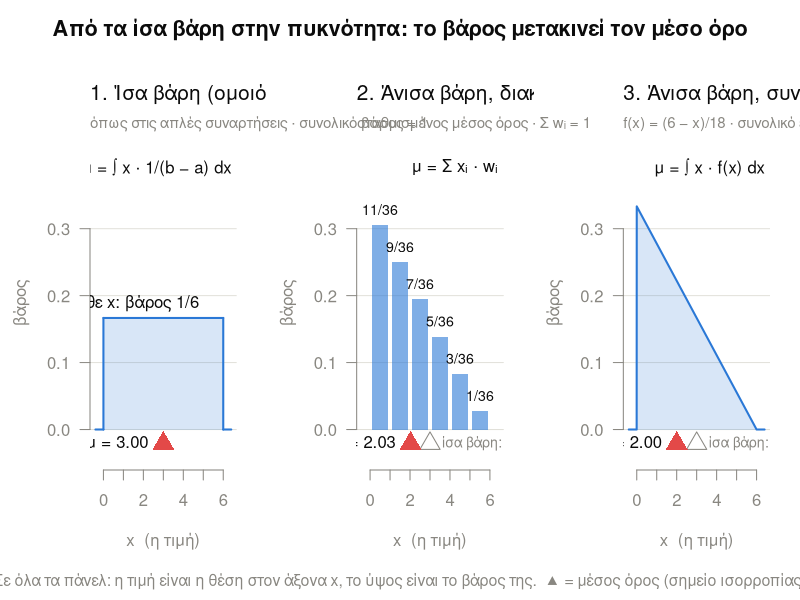

Write the R code that produced this figure.
# Η μετάβαση από τις απλές συναρτήσεις στις πυκνότητες, σε τρία πάνελ στο [0, 6]:
#   1. ίσα βάρη w(x) = 1/6              (ομοιόμορφη κατανομή: όπως στις απλές συναρτήσεις)
#   2. άνισα βάρη, διακριτά wᵢ          (σταθμισμένος μέσος όρος, μπάρες)
#   3. άνισα βάρη, συνεχή f(x)          (πυκνότητα f(x) = (6 − x)/18)
# Σε όλα: η τιμή είναι η θέση στον άξονα x και το ύψος είναι το βάρος της.
# Ο μέσος όρος είναι το σημείο ισορροπίας (▲). Με περισσότερο βάρος αριστερά,
# το ▲ μετακινείται από το 3 προς το 2.

# Χρώματα
col_ink   <- "#0b0b0b"
col_muted <- "#898781"
col_grid  <- "#e1e0d9"
col_w     <- "#2a78d6"   # βάρος
col_mean  <- "#e34948"   # μέσος όρος
fade <- function(col, a) adjustcolor(col, alpha.f = a)

a <- 0; b <- 6
xlim  <- c(-0.4, 6.4)
y_max <- 0.35   # ίδια κλίμακα βάρους και στα τρία πάνελ

# 1. Ίσα βάρη (ομοιόμορφη κατανομή)
w_flat  <- function(x) ifelse(x >= a & x <= b, 1 / (b - a), 0)
mu_flat <- integrate(function(x) x * w_flat(x), a, b)$value

# 3. Πυκνότητα που φθίνει: f(x) = (6 − x)/18, εμβαδόν = 6 · (1/3) / 2 = 1
f_dec  <- function(x) ifelse(x >= a & x <= b, (b - x) / 18, 0)
mu_dec <- integrate(function(x) x * f_dec(x), a, b)$value

# 2. Διακριτά βάρη: τα μέσα των διαστημάτων πλάτους 1, με βάρος f(xᵢ) · 1
#    (δηλαδή 11/36, 9/36, ..., 1/36 — άθροισμα 1)
xi <- seq(0.5, 5.5, by = 1)
ni <- 12 - 2 * xi            # αριθμητές: 11, 9, 7, 5, 3, 1
wi <- ni / 36
mu_bars <- sum(xi * wi)

cat(sprintf("Συνολικό βάρος:  %.4f  %.4f  %.4f\n",
            integrate(w_flat, a, b)$value, sum(wi), integrate(f_dec, a, b)$value))
cat(sprintf("Μέσος όρος:      %.4f  %.4f  %.4f\n", mu_flat, mu_bars, mu_dec))

# Κοινό πλαίσιο
panel <- function(title, note, formula, mu, ghost = TRUE) {
  plot(NA, xlim = xlim, ylim = c(-0.12 * y_max, y_max * 1.2), axes = FALSE,
       xlab = "x  (η τιμή)", ylab = "βάρος", main = "")
  title(main = title, adj = 0, line = 1.8, font.main = 1, cex.main = 1.25, col.main = col_ink)
  mtext(note, side = 3, line = 0.2, adj = 0, cex = 0.9, col = col_muted)
  ticks <- seq(0, 0.3, by = 0.1)
  abline(h = ticks, col = col_grid)
  axis(1, at = 0:6, col = col_muted, col.axis = col_muted)
  axis(2, at = ticks, las = 1, col = col_muted, col.axis = col_muted)
  text(xlim[2], y_max * 1.12, formula, adj = 1, col = col_ink)
  if (ghost) {   # πού ήταν ο μέσος όρος με ίσα βάρη
    points(mu_flat, -0.06 * y_max, pch = 2, cex = 2, col = col_muted)
    text(mu_flat, -0.06 * y_max, "   ίσα βάρη: 3", adj = 0, col = col_muted, cex = 0.85)
  }
  points(mu, -0.06 * y_max, pch = 17, cex = 2.2, col = col_mean)   # σημείο ισορροπίας
  text(mu, -0.06 * y_max, sprintf("μ = %.2f   ", mu), adj = 1, col = col_ink)
}

png("bridge_weights.png", width = 1800, height = 680, res = 110)
par(mfrow = c(1, 3), mar = c(4.5, 4.5, 3.8, 1.5), oma = c(2, 0, 3, 0), col.lab = col_muted)
par(cex = 1)   # το mfrow με 3 πάνελ μικραίνει αυτόματα τα γράμματα

# 1. Ίσα βάρη
y1 <- 1 / (b - a)
panel("1. Ίσα βάρη (ομοιόμορφη)", "όπως στις απλές συναρτήσεις · συνολικό βάρος = 1",
      "μ = ∫ x · 1/(b − a) dx", mu_flat, ghost = FALSE)
rect(a, 0, b, y1, col = fade(col_w, 0.18), border = NA)
segments(c(xlim[1], a, b), c(0, y1, 0), c(a, b, xlim[2]), c(0, y1, 0), col = col_w, lwd = 2)
segments(c(a, b), 0, c(a, b), y1, col = col_w, lwd = 2)
text(1.5, y1, "κάθε x: βάρος 1/6", pos = 3, col = col_ink)

# 2. Διακριτά άνισα βάρη
panel("2. Άνισα βάρη, διακριτά", "σταθμισμένος μέσος όρος · Σ wᵢ = 1",
      "μ = Σ xᵢ · wᵢ", mu_bars)
rect(xi - 0.4, 0, xi + 0.4, wi, col = fade(col_w, 0.6), border = NA)
text(xi, wi, sprintf("%d/36", ni), pos = 3, cex = 0.85, col = col_ink)

# 3. Συνεχή άνισα βάρη: πυκνότητα
x <- sort(c(seq(xlim[1], xlim[2], length.out = 500), a, b))
panel("3. Άνισα βάρη, συνεχή: πυκνότητα", "f(x) = (6 − x)/18 · συνολικό εμβαδόν = 1",
      "μ = ∫ x · f(x) dx", mu_dec)
polygon(c(x[1], x, x[length(x)]), c(0, f_dec(x), 0), col = fade(col_w, 0.18), border = NA)
lines(x, f_dec(x), col = col_w, lwd = 2)

mtext("Από τα ίσα βάρη στην πυκνότητα: το βάρος μετακινεί τον μέσο όρο",
      outer = TRUE, line = 1, cex = 1.3, font = 2, col = col_ink)
mtext("Σε όλα τα πάνελ: η τιμή είναι η θέση στον άξονα x, το ύψος είναι το βάρος της.  ▲ = μέσος όρος (σημείο ισορροπίας)",
      side = 1, outer = TRUE, line = 0.5, cex = 0.95, col = col_muted)
invisible(dev.off())
cat("Το γράφημα αποθηκεύτηκε στο bridge_weights.png\n")
